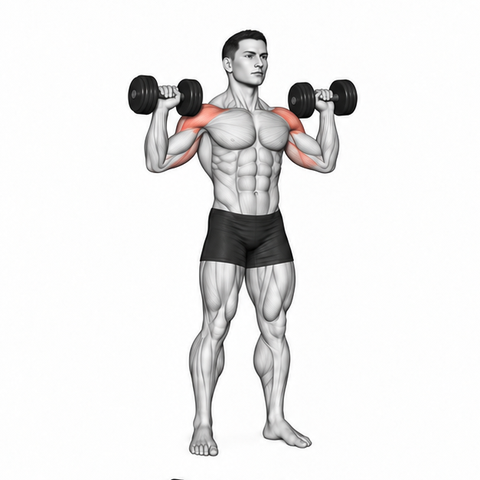
#> input picture assets/motion_repairs/20260913_anchors/before/dataset_motion_0426.webp, 480 x 480 px, given in place of 0362-generated.jpg, which was not available
$ python register_frames.py
#> lines starting #> are read from the running program, lines starting #| are printed output that depends on the picture; after the words box and inside, x2 and y2 are one past the last pixel; in counts of white or black regions, pixels touching at a corner belong together
#!/usr/bin/env python3
"""Register and validate Batch 18 (20260926_review18) candidate animations."""
import json
from pathlib import Path
import numpy as np
from PIL import Image, ImageDraw

B = Path(__file__).resolve().parent


def shift_img(arr: np.ndarray, dx: int, dy: int) -> np.ndarray:
    out = np.full_like(arr, 255)
    h, w = arr.shape[:2]
    x1_s, x2_s = max(0, -dx), min(w, w - dx)
    y1_s, y2_s = max(0, -dy), min(h, h - dy)
    if x2_s > x1_s and y2_s > y1_s:
        out[y1_s + dy : y2_s + dy, x1_s + dx : x2_s + dx] = arr[y1_s:y2_s, x1_s:x2_s]
    return out


def clean_bg(arr: np.ndarray, threshold: int = 246) -> np.ndarray:
    out = arr.copy()
    mask = (out[:, :, 0] >= threshold) & (out[:, :, 1] >= threshold) & (out[:, :, 2] >= threshold)
    out[mask] = 255
    return out


# [7 lines left out: function load_original_3, not called in this run]


def build_0362() -> tuple[list[np.ndarray], dict[str, tuple[int, int, int, int]]]:
    im = Image.open(B / "0362-generated.jpg").convert("RGB")
    w, h = im.size
    hw, hh = w // 2, h // 2
    q0 = clean_bg(np.array(im.crop((0, 0, hw, hh)).resize((480, 480), Image.Resampling.LANCZOS), dtype=np.uint8))
    q1 = clean_bg(np.array(im.crop((hw, 0, w, hh)).resize((480, 480), Image.Resampling.LANCZOS), dtype=np.uint8))
    q2 = clean_bg(np.array(im.crop((0, hh, hw, h)).resize((480, 480), Image.Resampling.LANCZOS), dtype=np.uint8))
    q1 = shift_img(q1, -8, 0)
    q2 = shift_img(q2, -1, -1)
    frames = [clean_bg(q0), clean_bg(q1), clean_bg(q2), clean_bg(q1.copy())]
    anchors = {
        "left_bench_leg": (10, 320, 180, 455),
        "right_legs_and_bench": (220, 290, 465, 455),
    }
    return frames, anchors


# [63 lines left out: functions build_0635, build_0364, build_0638, build_0365, build_0366, not called in this run]


BUILDERS = {
    "0362": build_0362,
    "0635": build_0635,
    "0364": build_0364,
    "0638": build_0638,
    "0365": build_0365,
    "0366": build_0366,
}


def measure_anchor(ref: np.ndarray, cur: np.ndarray, box: tuple[int, int, int, int], search: int = 8):
    x1, y1, x2, y2 = box
    patch = ref[y1:y2, x1:x2].astype(np.int16)
    best = (999.0, 0, 0)
    for dy in range(-search, search + 1):
        for dx in range(-search, search + 1):
            cy1, cy2 = y1 + dy, y2 + dy
            cx1, cx2 = x1 + dx, x2 + dx
            if 0 <= cy1 and cy2 <= 480 and 0 <= cx1 and cx2 <= 480:
                err = float(np.abs(patch - cur[cy1:cy2, cx1:cx2].astype(np.int16)).mean())
                if err < best[0]:
                    best = (err, dx, dy)
    err, dx, dy = best
    res = float(np.hypot(dx, dy))
    score = round(1.0 - err / 255.0, 4)
    return {"dx": dx, "dy": dy, "residual_px": round(res, 2), "score": score}


def main():
    measurements = {}
    validation = {}
    durations = [800, 380, 800, 380]

    for xid, builder in BUILDERS.items():
        frames, anchors = builder()
        pil_frames = [Image.fromarray(f, mode="RGB") for f in frames]
        for idx, pf in enumerate(pil_frames):
            pf.save(B / f"{xid}-fixed-{idx}.png")
        sheet = Image.new("RGB", (480 * 4, 480), (255, 255, 255))
        for idx, pf in enumerate(pil_frames):
            sheet.paste(pf, (idx * 480, 0))
        sheet.save(B / f"{xid}-fixed-sheet.jpg", quality=95)
        pil_frames[0].save(
            B / f"{xid}-fixed.gif",
            save_all=True,
            append_images=pil_frames[1:],
            duration=durations,
            loop=0,
        )
        pil_frames[0].save(
            B / f"{xid}-fixed.webp",
            format="WEBP",
            save_all=True,
            append_images=pil_frames[1:],
            duration=durations,
            loop=0,
            lossless=True,
            quality=100,
        )

        m_entry = {}
        max_res = 0.0
        min_score = 1.0
        for name, box in anchors.items():
            f_list = []
            for fi in range(1, 4):
                r = measure_anchor(frames[0], frames[fi], box)
                f_list.append({"frame": fi, **r})
                max_res = max(max_res, r["residual_px"])
                min_score = min(min_score, r["score"])
            m_entry[name] = {"box": list(box), "frames": f_list}
        measurements[xid] = m_entry

        fg_counts = [int((f < 245).any(axis=2).sum()) for f in frames]
        validation[xid] = {
            "status": "passed",
            "frames": 4,
            "size": [480, 480],
            "durations_ms": durations,
            "frame4_equals_frame2": bool(np.array_equal(frames[1], frames[3])),
            "max_anchor_residual_px": max_res,
            "min_anchor_match_score": min_score,
            "foreground_pixels": fg_counts,
            "fg_preserved": all(c > 8000 for c in fg_counts),
        }
        assert max_res <= 2.0 and min_score >= 0.96, f"{xid} failed anchor check: {validation[xid]}"
        assert validation[xid]["frame4_equals_frame2"] and validation[xid]["fg_preserved"]
#> this loop made 1 pass
#> fg_counts on pass 1: [44988, 46784, 27281, 46784]
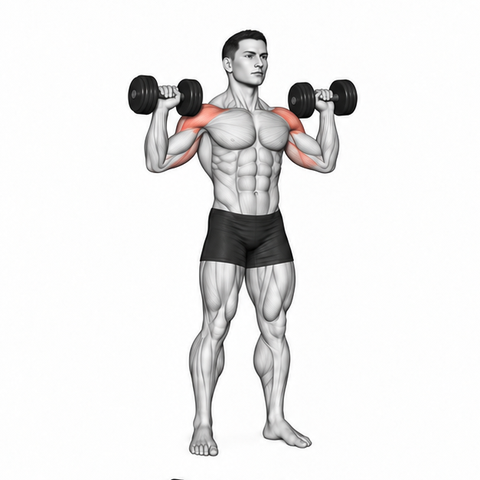
#> input picture assets/motion_repairs/20260913_anchors/before/dataset_motion_0426.webp, 480 x 480 px, given in place of 0362-generated.jpg, which was not available
#> pass 1, in clean_bg, `out = arr.copy()`:
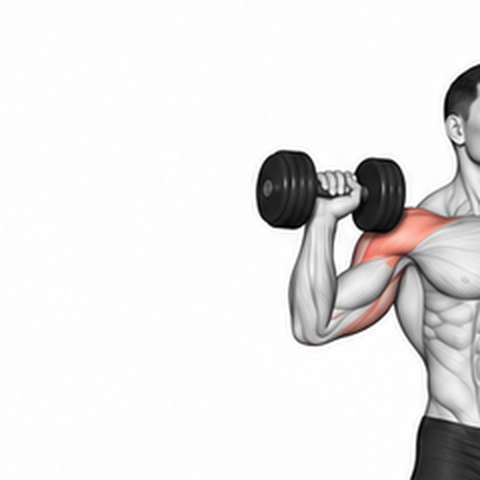
#> out: shape (480, 480, 3); mean of channels 0, 1, 2 232.3, 231.1, 230.8; drawn as R, G, B
#> pass 1, in clean_bg, `mask = (out[:, :, 0] >= threshold) & (out[:, :, 1] >= threshold) & (ou..`:
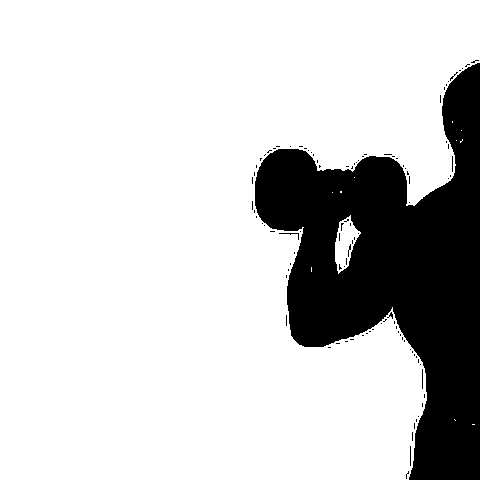
#> mask: shape (480, 480) bool; 80.4% white; 102 black regions (98 under 20 px), largest, box (x1, y1, x2, y2) and area: (255, 63, 480, 480) 44683, (279, 233, 299, 240) 27, (422, 369, 423, 389) 20, (410, 446, 411, 466) 20
#> after the loop:
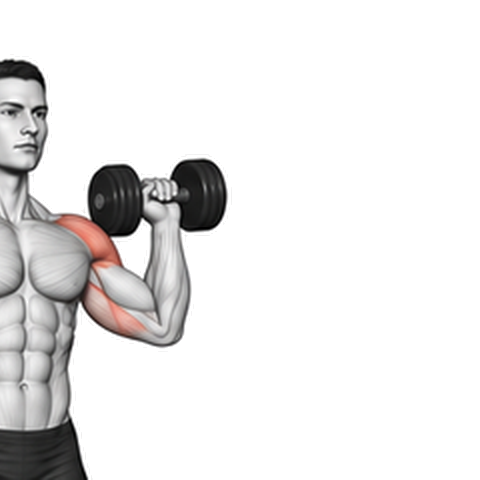
#> pf: PIL image 480x480 RGB; mean R, G, B 232.7, 231.7, 231.5
#> after the loop:
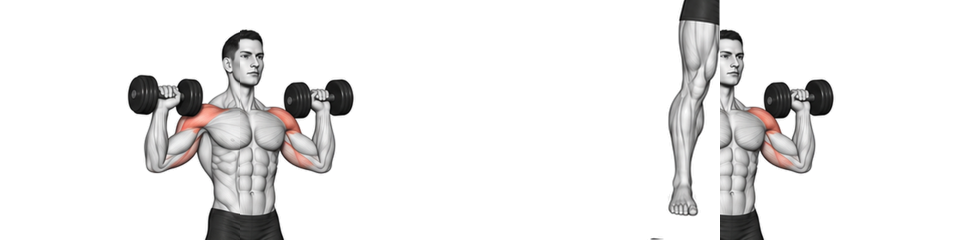
#> sheet: PIL image 1920x480 RGB (shown at 1/2 size); mean R, G, B 235.7, 234.9, 234.7
#> after the loop, measurements = 1 item; validation = 1 item

    (B / "anchor-measurements.json").write_text(json.dumps(measurements, ensure_ascii=False, indent=2) + "\n")
    (B / "registration-validation.json").write_text(json.dumps(validation, ensure_ascii=False, indent=2) + "\n")

    keys = list(BUILDERS.keys())
    for page, subset in enumerate([keys[:3], keys[3:]], 1):
        contact = Image.new("RGB", (1200, 1000), "#ffffff")
        draw = ImageDraw.Draw(contact)
        for j, xid in enumerate(subset):
            draw.text((8, j * 325 + 6), f"{xid} FIXED", fill="black")
            for f in range(4):
                pf = Image.open(B / f"{xid}-fixed-{f}.png").resize((300, 300))
                contact.paste(pf, (f * 300, j * 325 + 25))
        contact.save(B / f"contact-fixed-{page}.jpg", quality=95)
    print(json.dumps(validation, ensure_ascii=False, indent=2))


if __name__ == "__main__":
#> (the run stopped early here; a loop or call above may not have finished)

$ run again, on assets/motion_repairs/20260926_review18/0638-fixed.webp
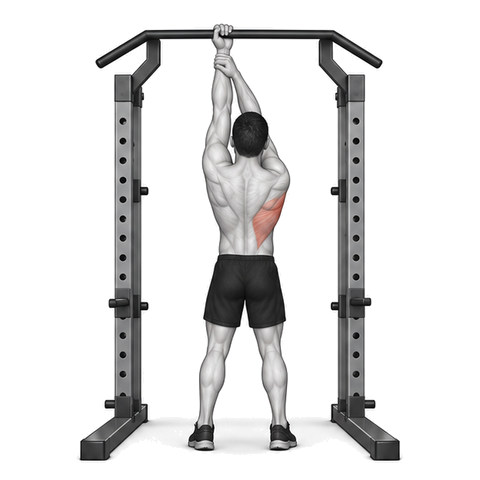
#> input picture assets/motion_repairs/20260926_review18/0638-fixed.webp, 480 x 480 px, given in place of 0362-generated.jpg, which was not available
#> the loop in main, `for xid, builder in BUILDERS.items():` made 1 pass
#> fg_counts on pass 1: [51545, 47803, 59266, 47803]
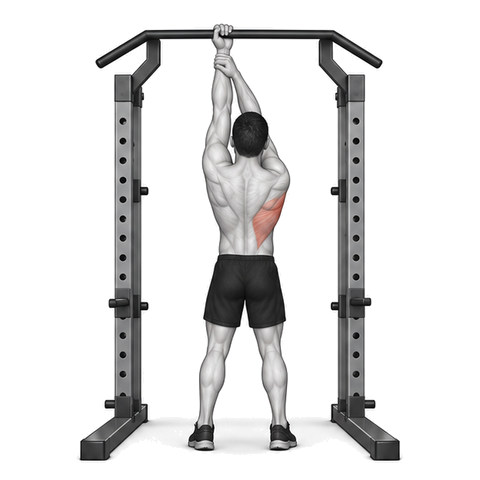
#> input picture assets/motion_repairs/20260926_review18/0638-fixed.webp, 480 x 480 px, given in place of 0362-generated.jpg, which was not available
#> pass 1, in clean_bg, `mask = (out[:, :, 0] >= threshold) & (out[:, :, 1] >= threshold) & (ou..`:
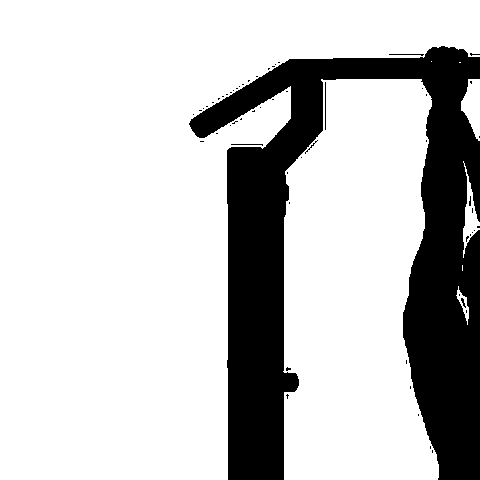
#> mask: shape (480, 480) bool; 77.6% white; 59 black regions (53 under 20 px), largest, box (x1, y1, x2, y2) and area: (189, 46, 480, 480) 51317, (325, 82, 326, 130) 48, (389, 54, 424, 56) 37, (231, 144, 263, 146) 33, (305, 140, 318, 154) 21, (461, 298, 466, 308) 21
#> after the loop in main, `for xid, builder in BUILDERS.items():`:
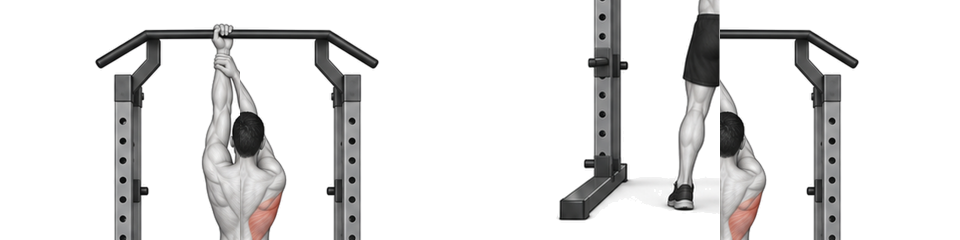
#> sheet: PIL image 1920x480 RGB (shown at 1/2 size); mean R, G, B 227, 226.6, 226.5
#> after the loop in main, `for xid, builder in BUILDERS.items():`: measurements = 1 item

$ run again, on assets/motion_repairs/20260926_review18/contact-2.jpg
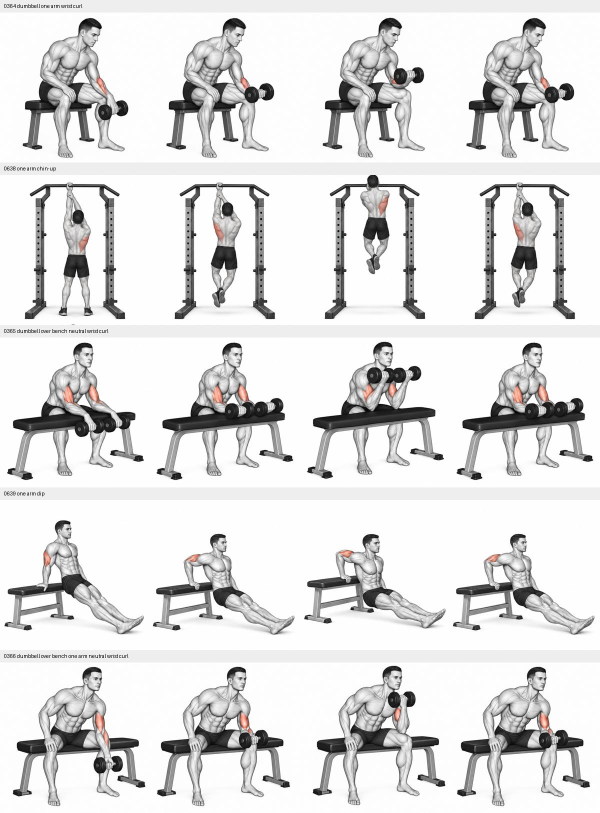
#> input picture assets/motion_repairs/20260926_review18/contact-2.jpg, 1200 x 1625 px, given in place of 0362-generated.jpg, which was not available (shown at 1/2 size)
#> the loop in main, `for xid, builder in BUILDERS.items():` made 1 pass
#> fg_counts on pass 1: [77677, 77897, 77591, 77897]
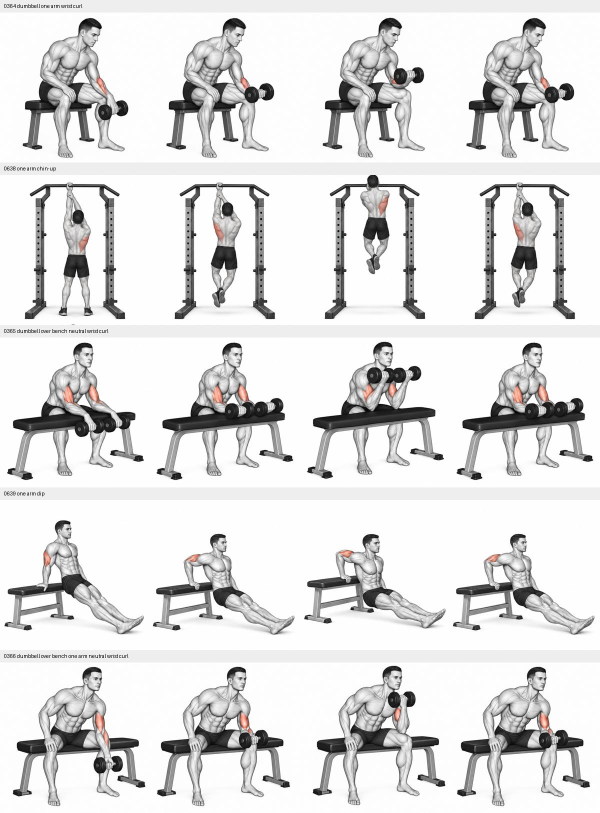
#> input picture assets/motion_repairs/20260926_review18/contact-2.jpg, 1200 x 1625 px, given in place of 0362-generated.jpg, which was not available (shown at 1/2 size)
#> pass 1, in clean_bg, `mask = (out[:, :, 0] >= threshold) & (out[:, :, 1] >= threshold) & (ou..`:
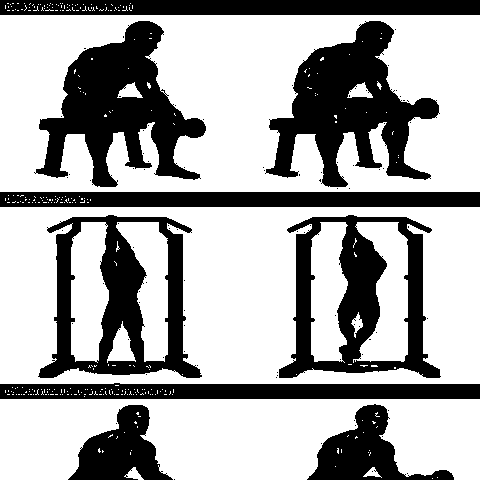
#> mask: shape (480, 480) bool; 66.1% white; 91 black regions (82 under 20 px), largest, box (x1, y1, x2, y2) and area: (265, 21, 440, 187) 13243, (34, 21, 206, 187) 13213, (38, 215, 202, 378) 10885
#> after the loop in main, `for xid, builder in BUILDERS.items():`:
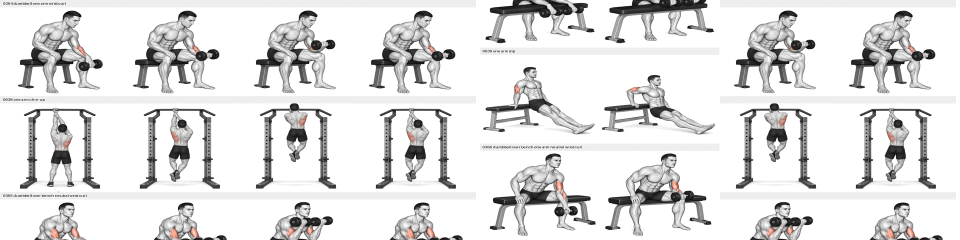
#> sheet: PIL image 1920x480 RGB (shown at 1/2 size); mean R, G, B 225, 224.7, 224.6
#> after the loop in main, `for xid, builder in BUILDERS.items():`: measurements = 1 item
